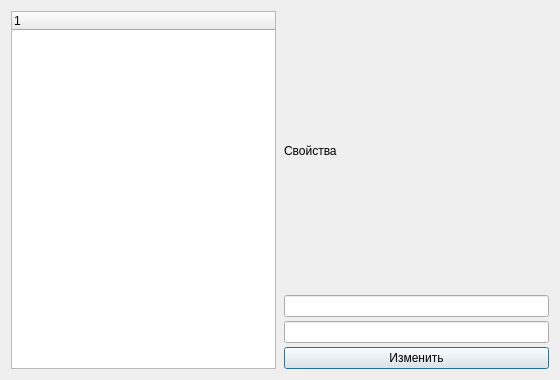
<?xml version="1.0" encoding="UTF-8"?>
<ui version="4.0"><class>Dialog</class><widget class="QDialog" name="Dialog"><property name="geometry"><rect><x>0</x><y>0</y><width>560</width><height>380</height></rect></property><property name="windowTitle"><string>#120 lists/205_tree_hbox</string></property><layout class="QVBoxLayout" name="verticalLayout"><property name="leftMargin"><number>11</number></property><property name="topMargin"><number>11</number></property><property name="rightMargin"><number>11</number></property><property name="bottomMargin"><number>11</number></property><property name="spacing"><number>6</number></property><item><layout class="QHBoxLayout" name="split"><property name="leftMargin"><number>0</number></property><property name="topMargin"><number>0</number></property><property name="rightMargin"><number>0</number></property><property name="bottomMargin"><number>0</number></property><property name="spacing"><number>8</number></property><item><widget class="QTreeWidget" name="tree"></widget></item><item><layout class="QVBoxLayout" name="detail"><property name="leftMargin"><number>0</number></property><property name="topMargin"><number>0</number></property><property name="rightMargin"><number>0</number></property><property name="bottomMargin"><number>0</number></property><property name="spacing"><number>4</number></property><item><widget class="QLabel" name="l1"><property name="text"><string>Свойства</string></property></widget></item><item><widget class="QLineEdit" name="e1"></widget></item><item><widget class="QLineEdit" name="e2"></widget></item><item><widget class="QPushButton" name="b1"><property name="text"><string>Изменить</string></property></widget></item></layout></item></layout></item></layout></widget></ui>
